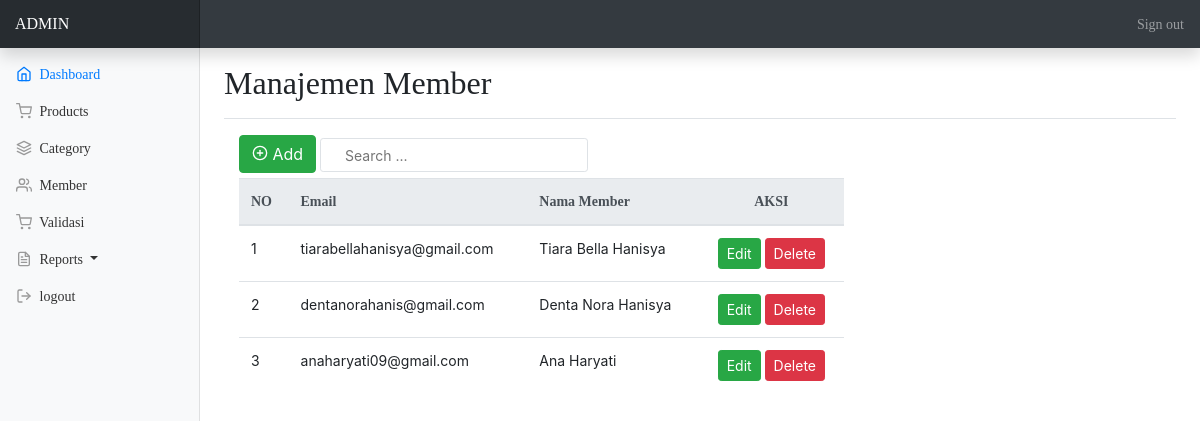
/admin/home.php?link=member (signed in), run on the app's committed database.
### tables this page shows
CREATE TABLE `member` (
  `id` int(11) NOT NULL,
  `nm_usr` varchar(255) NOT NULL,
  `log_usr` varchar(255) DEFAULT NULL,
  `pas_usr` varchar(255) NOT NULL,
  `email_usr` varchar(255) NOT NULL,
  `almt_usr` text,
  `kp_usr` varchar(255) DEFAULT NULL,
  `kota_usr` varchar(255) DEFAULT NULL,
  `tlp` varchar(255) DEFAULT NULL,
  `photo` text
);

### admin/inc_content/main_member.php (the view, shortened to what this page needs)
        <div class="d-flex justify-content-between flex-wrap flex-md-nowrap align-items-center pt-3 pb-2 mb-3 border-bottom">
            <h1 class="h2" style="font-family: Comic Sans MS;">Manajemen Member</h1>
        </div>
            <div class="col-lg-8">
                <button type="button" class="btn btn-large btn-success" onclick="showModal();" style="margin-bottom: 5px;">
                    <i data-feather="plus-circle" style="margin-bottom: 3px;"></i> Add
                </button>
                <input class="form-control-sm py-3 px-4 border" type="search" value="" placeholder="Search ..." id="search" name="search" onkeyup="search(this.value);">
                <div class="table-responsive">
                    <table class="table table-hover">
                        <thead class="thead-light">
                            <tr style="font-family: Comic Sans MS;">
                                <th>NO</th>
                                <th>Email</th>
                                <th>Nama Member</th>
                                <th style="text-align: center;">AKSI</th>
                            </tr>
                        </thead>
                        <tbody id="datalist">
                            <?php
                            require_once ("../koneksi.php");
                            $varCnt=0;
                            $sql="SELECT * FROM member ORDER BY nm_usr DESC";
                            $result= mysqli_query($koneksi, $sql);
                            while ($data = mysqli_fetch_assoc ($result)){
                                $varCnt=$varCnt+1;
                                $varKd=$data['email_usr'];
                                $varNm=$data['nm_usr'];
                                $varId=$data['id'];
                            ?>
                                <tr class="">
                                    <td><?php echo $varCnt;?></td>
                                    <td><?php echo $varKd;?></td>
                                    <td><?php echo $varNm;?></td>
                                    <td nowrap style="text-align: center;">
                                        <button type="button" onclick="showModalEdt(<?php echo $varId; ?>,'<?php echo $varNm; ?>');" class="btn btn-success btn-sm" title="Edit">
                                             Edit
                                        </button>
                                        <button type="button" onclick="showModalDel(<?php echo $varId; ?>,'<?php echo $varNm; ?>');" class="btn btn-danger btn-sm" title="Delete">
                                             Delete
                                        </button>
                                    </td>
                                </tr>
                            <?php
                            }
                            ?>
                        </tbody>
                    </table>
                </div>
            </div>
        </div>
</div>

### data on the page
member: email_usr "tiarabellahanisya@gmail.com", nm_usr "Tiara Bella Hanisya"
member: email_usr "dentanorahanis@gmail.com", nm_usr "Denta Nora Hanisya"
member: email_usr "anaharyati09@gmail.com", nm_usr "Ana Haryati"
